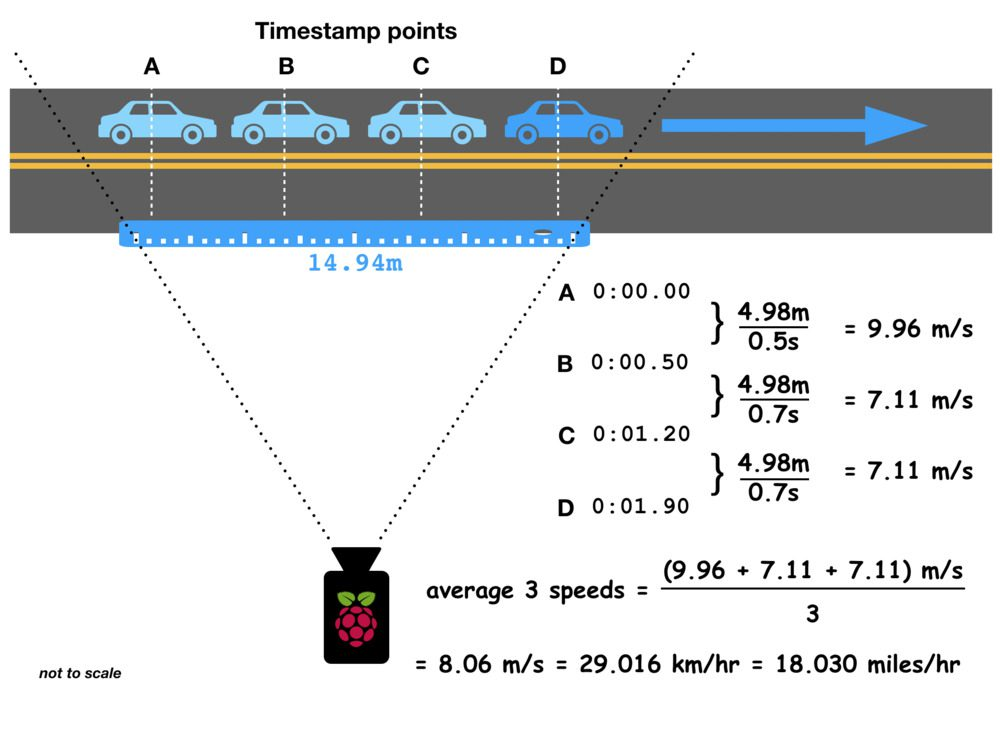
%> input picture CW/Task 1/Rest/neighborhood_speed_physics_not_cal.jpg, 1000 x 746 px
$ octave --eval "result = OLD_getMeasures('neighborhood_speed_physics_not_cal.jpg');"   (GNU Octave 9; MATLAB toolbox functions it lacks are replaced by stand-ins)
%> lines starting %> are read from the running program, lines starting %| are printed output that depends on the picture; in (x1, y1, x2, y2) boxes, pixels count from 0 and x2, y2 are one past the last pixel; in counts of white or black regions, pixels touching at a corner belong together; the program's own positions count from 1
function [centers,bottomLineCenters,topLineCenters,topRightCorner,topLeftCorner] = OLD_getMeasures(imagePath)
%> called with imagePath = 'neighborhood_speed_physics_not_cal.jpg'

image=imread(imagePath);
%> image is the input picture: size 746x1000x3 uint8; mean R, G, B 217, 219.2, 219.8

% Gaussian
a = 3;
sig = 3;
gaussian_filter = fspecial('gaussian', [a, a], sig);
smoothed_img = imfilter(image, gaussian_filter, 'replicate');

% Convert to grayscale
img_gray = rgb2gray(smoothed_img);
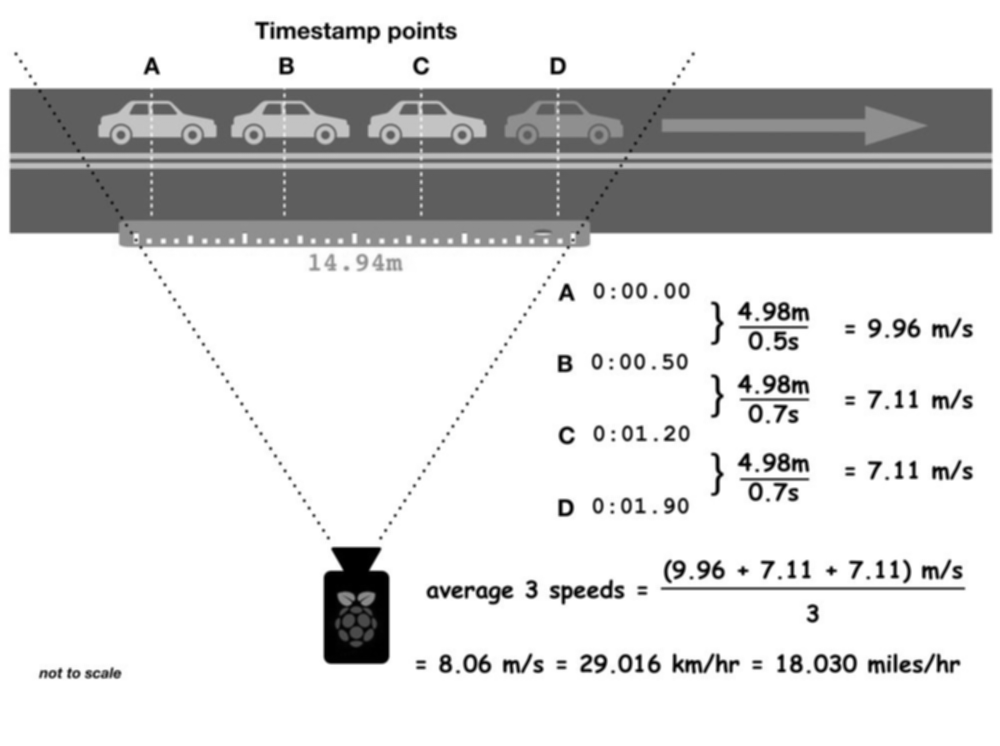
%> img_gray: size 746x1000 uint8; min 0, max 255, mean 218.6

% Binarize the image
threshold = 0.15;
img_bw = imbinarize(img_gray, threshold);
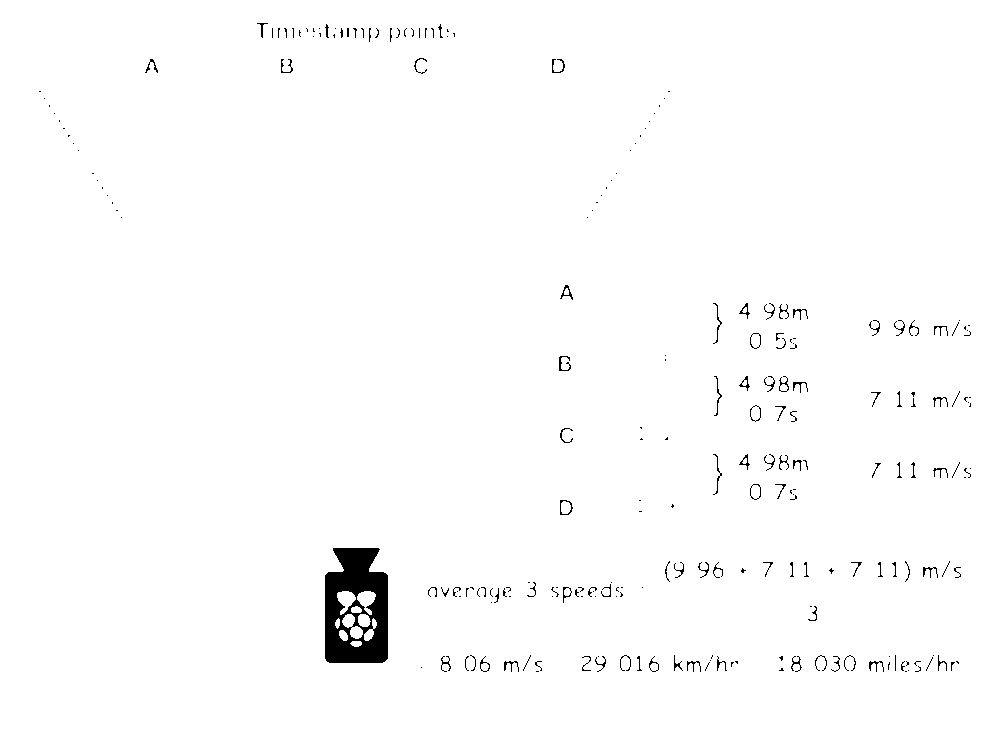
%> img_bw: size 746x1000 logical; 98.7% white; 236 black regions (149 under 20 px), largest, box (x1, y1, x2, y2) and area: (325, 548, 388, 663) 5277, (559, 356, 571, 371) 70, (552, 59, 565, 73) 61

% Invert the binary image
img_inverted = 1 - img_bw;

% Perform morphological operations (closing and erosion)
dilation_structEl = strel('square', 70);
closed_img = imclose(img_inverted, dilation_structEl);
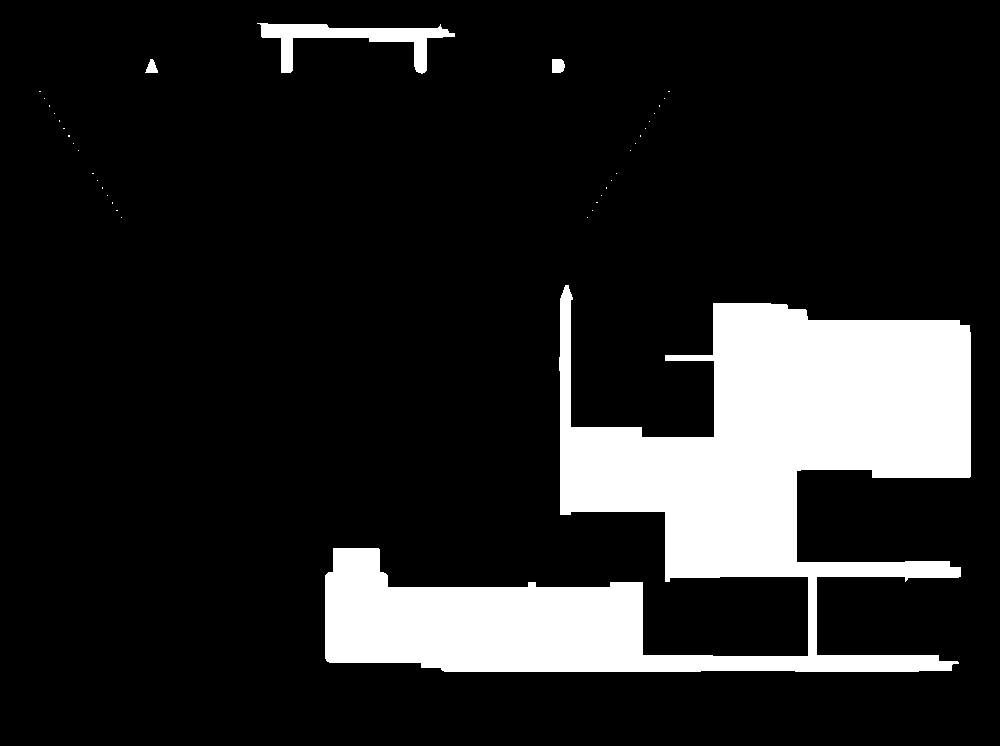
%> closed_img: size 746x1000 double; values 0 (black) and 1 (white), 14.4% white; 36 white regions (32 under 20 px), largest, box (x1, y1, x2, y2) and area: (325, 285, 971, 672) 103688, (257, 23, 455, 74) 3216, (552, 59, 565, 73) 165, (145, 59, 158, 73) 113

erosion_structEl = strel('square', 5);
img_erosion = imerode(closed_img, erosion_structEl);
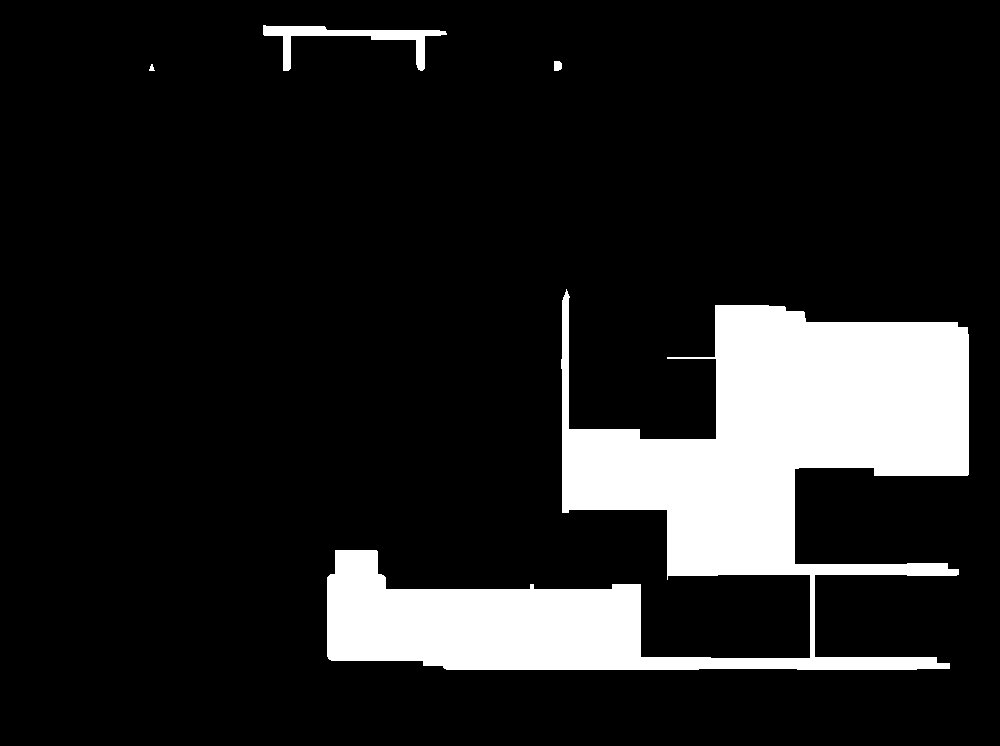
%> img_erosion: size 746x1000 double; values 0 (black) and 1 (white), 13.2% white; 4 white regions

% Use regionprops to get properties for each region
labeledImage = bwlabel(img_erosion);
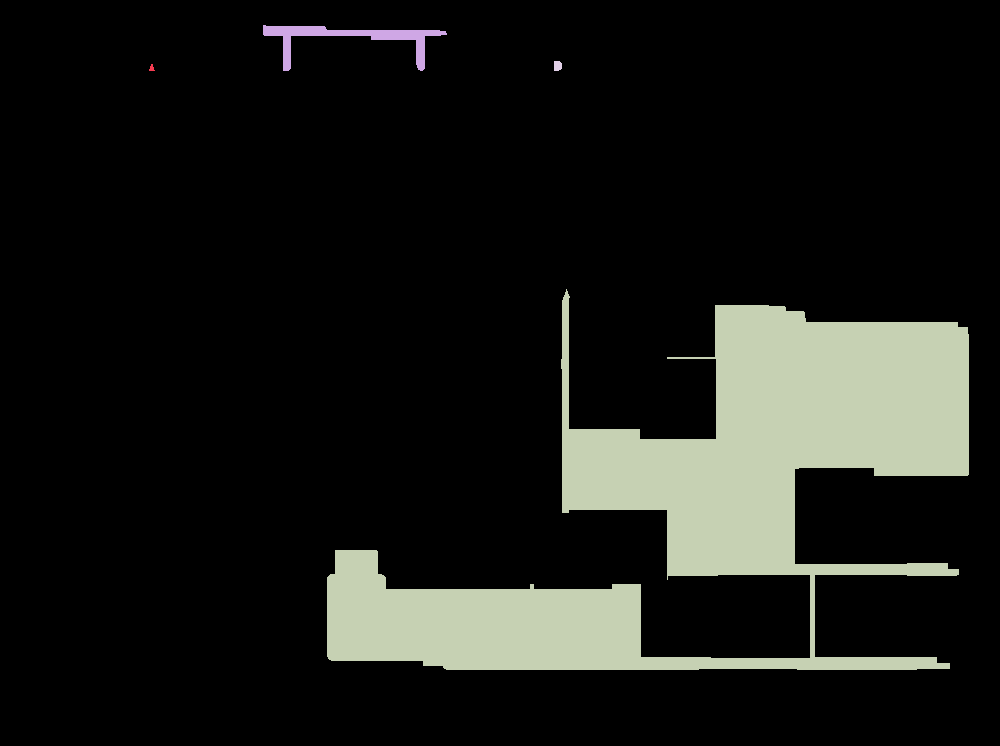
%> labeledImage: size 746x1000 double; 5 distinct labels, from 0 to 4; one colour per label, 0 black
stats = regionprops(labeledImage, 'BoundingBox','Area');
%> stats = 4 regions; box (x1, y1, x2, y2) and Area: (327, 289, 969, 670) 96063, (263, 25, 447, 71) 2101, (554, 61, 562, 71) 73, (149, 64, 155, 71) 26

% Filter regions based on area (you may adjust the threshold)
minAreaThreshold = 5;  % Adjust as needed
selectedRegions = stats([stats.Area] > minAreaThreshold);
%> selectedRegions has the same summary as stats

centers = zeros(numel(selectedRegions), 2);
% Initialize measurements structure
measurements = struct('BoundingBox', [], 'Width', [], 'Height', [],'Centroid',[]);

% Loop through selected regions and draw bounding boxes
for i = 1:numel(selectedRegions)
    boundingBox = selectedRegions(i).BoundingBox;

     % Calculate centroid (handle the case where Centroid is not present)
        if isfield(selectedRegions(i), 'Centroid')
            centers(i, :) = selectedRegions(i).Centroid;
        else
            centers(i, 1) = boundingBox(1) + boundingBox(3) / 2;
            centers(i, 2) = boundingBox(2) + boundingBox(4) / 2;
        end
        % Calculate center of the bottom line
        bottomLineCenters(i, 1) = boundingBox(1) + boundingBox(3) / 2;
        bottomLineCenters(i, 2) = boundingBox(2) + boundingBox(4);

        % Calculate center of the top line
        topLineCenters(i, 1) = boundingBox(1) + boundingBox(3) / 2;
        topLineCenters(i, 2) = boundingBox(2);

        % Calculate top right corner
        topRightCorner(i, 1) = boundingBox(1) + boundingBox(3);
        topRightCorner(i, 2) = boundingBox(2);

        % Calculate top left corner
        topLeftCorner(i, 1) = boundingBox(1);
        topLeftCorner(i, 2) = boundingBox(2);
end
%> this loop made 4 passes
%> boundingBox on passes 1 to 4: [149.5 64.5 6 7], [263.5 25.5 184 46], [327.5 289.5 642 381], [554.5 61.5 8 10]
%> after the loop, bottomLineCenters = [152.5 71.5; 355.5 71.5; 648.5 670.5; 558.5 71.5]; centers = [152.5 68; 355.5 48.5; 648.5 480; 558.5 66.5]; topLeftCorner = [149.5 64.5; 263.5 25.5; 327.5 289.5; 554.5 61.5]; topLineCenters = [152.5 64.5; 355.5 25.5; 648.5 289.5; 558.5 61.5]; topRightCorner = [155.5 64.5; 447.5 25.5; 969.5 289.5; 562.5 61.5]
%> `result = OLD_getMeasures('neighborhood_speed_physics_not_cal.jpg');`: result = [152.5 68; 355.5 48.5; 648.5 480; 558.5 66.5]
